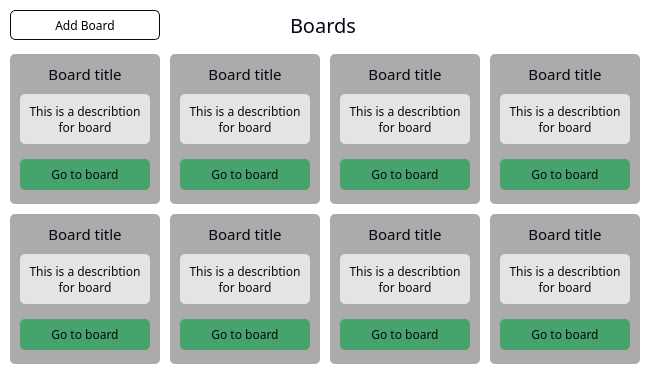
<?xml version="1.0" encoding="UTF-8"?>
<ui version="4.0">
 <class>MainWindow</class>
 <widget class="QMainWindow" name="MainWindow">
  <property name="geometry">
   <rect>
    <x>0</x>
    <y>0</y>
    <width>650</width>
    <height>379</height>
   </rect>
  </property>
  <property name="windowTitle">
   <string>ToDo List - Boards</string>
  </property>
  <property name="windowIcon">
   <iconset>
    <normaloff>../img/logo.png</normaloff>../img/logo.png</iconset>
  </property>
  <property name="styleSheet">
   <string notr="true">background-color: #fff; border-radius: 5px;</string>
  </property>
  <widget class="QWidget" name="centralwidget">
   <widget class="QPushButton" name="btn_close">
    <property name="geometry">
     <rect>
      <x>615</x>
      <y>15</y>
      <width>25</width>
      <height>25</height>
     </rect>
    </property>
    <property name="cursor">
     <cursorShape>PointingHandCursor</cursorShape>
    </property>
    <property name="text">
     <string/>
    </property>
    <property name="icon">
     <iconset>
      <normaloff>../img/close.png</normaloff>../img/close.png</iconset>
    </property>
    <property name="iconSize">
     <size>
      <width>20</width>
      <height>20</height>
     </size>
    </property>
   </widget>
   <widget class="QPushButton" name="btn_minimize">
    <property name="geometry">
     <rect>
      <x>585</x>
      <y>15</y>
      <width>25</width>
      <height>25</height>
     </rect>
    </property>
    <property name="cursor">
     <cursorShape>PointingHandCursor</cursorShape>
    </property>
    <property name="text">
     <string/>
    </property>
    <property name="icon">
     <iconset>
      <normaloff>../img/minimize.png</normaloff>../img/minimize.png</iconset>
    </property>
    <property name="iconSize">
     <size>
      <width>20</width>
      <height>20</height>
     </size>
    </property>
   </widget>
   <widget class="QLabel" name="main_title">
    <property name="geometry">
     <rect>
      <x>290</x>
      <y>10</y>
      <width>80</width>
      <height>30</height>
     </rect>
    </property>
    <property name="font">
     <font>
      <family>Sans Serif</family>
      <pointsize>15</pointsize>
     </font>
    </property>
    <property name="cursor">
     <cursorShape>ArrowCursor</cursorShape>
    </property>
    <property name="styleSheet">
     <string notr="true">color: #050813;</string>
    </property>
    <property name="text">
     <string>Boards</string>
    </property>
   </widget>
   <widget class="QFrame" name="frame">
    <property name="geometry">
     <rect>
      <x>0</x>
      <y>44</y>
      <width>650</width>
      <height>330</height>
     </rect>
    </property>
    <property name="frameShape">
     <enum>QFrame::StyledPanel</enum>
    </property>
    <property name="frameShadow">
     <enum>QFrame::Raised</enum>
    </property>
    <widget class="QFrame" name="board_item1">
     <property name="geometry">
      <rect>
       <x>10</x>
       <y>10</y>
       <width>150</width>
       <height>150</height>
      </rect>
     </property>
     <property name="sizePolicy">
      <sizepolicy hsizetype="Fixed" vsizetype="Fixed">
       <horstretch>0</horstretch>
       <verstretch>0</verstretch>
      </sizepolicy>
     </property>
     <property name="minimumSize">
      <size>
       <width>0</width>
       <height>0</height>
      </size>
     </property>
     <property name="styleSheet">
      <string notr="true">background-color: #ABABAB;</string>
     </property>
     <property name="frameShape">
      <enum>QFrame::StyledPanel</enum>
     </property>
     <property name="frameShadow">
      <enum>QFrame::Raised</enum>
     </property>
     <widget class="QLabel" name="board_title1">
      <property name="geometry">
       <rect>
        <x>0</x>
        <y>10</y>
        <width>150</width>
        <height>20</height>
       </rect>
      </property>
      <property name="font">
       <font>
        <family>Sans Serif</family>
        <pointsize>11</pointsize>
       </font>
      </property>
      <property name="styleSheet">
       <string notr="true">color: #050813;</string>
      </property>
      <property name="text">
       <string>Board title</string>
      </property>
      <property name="alignment">
       <set>Qt::AlignCenter</set>
      </property>
     </widget>
     <widget class="QLabel" name="board_dis1">
      <property name="geometry">
       <rect>
        <x>10</x>
        <y>40</y>
        <width>130</width>
        <height>50</height>
       </rect>
      </property>
      <property name="font">
       <font>
        <family>Sans Serif</family>
        <pointsize>9</pointsize>
       </font>
      </property>
      <property name="styleSheet">
       <string notr="true">background-color: #E4E4E4; color: #050813;</string>
      </property>
      <property name="text">
       <string>This is a describtion for board</string>
      </property>
      <property name="alignment">
       <set>Qt::AlignCenter</set>
      </property>
      <property name="wordWrap">
       <bool>true</bool>
      </property>
     </widget>
     <widget class="QPushButton" name="board_btn1">
      <property name="geometry">
       <rect>
        <x>10</x>
        <y>105</y>
        <width>130</width>
        <height>31</height>
       </rect>
      </property>
      <property name="font">
       <font>
        <family>Sans Serif</family>
        <pointsize>9</pointsize>
       </font>
      </property>
      <property name="cursor">
       <cursorShape>PointingHandCursor</cursorShape>
      </property>
      <property name="styleSheet">
       <string notr="true">background-color: #47A36C; color: #050813;</string>
      </property>
      <property name="text">
       <string>Go to board</string>
      </property>
     </widget>
    </widget>
    <widget class="QFrame" name="board_item4">
     <property name="geometry">
      <rect>
       <x>490</x>
       <y>10</y>
       <width>150</width>
       <height>150</height>
      </rect>
     </property>
     <property name="sizePolicy">
      <sizepolicy hsizetype="Fixed" vsizetype="Fixed">
       <horstretch>0</horstretch>
       <verstretch>0</verstretch>
      </sizepolicy>
     </property>
     <property name="minimumSize">
      <size>
       <width>0</width>
       <height>0</height>
      </size>
     </property>
     <property name="styleSheet">
      <string notr="true">background-color: #ABABAB;</string>
     </property>
     <property name="frameShape">
      <enum>QFrame::StyledPanel</enum>
     </property>
     <property name="frameShadow">
      <enum>QFrame::Raised</enum>
     </property>
     <widget class="QLabel" name="board_title4">
      <property name="geometry">
       <rect>
        <x>0</x>
        <y>10</y>
        <width>150</width>
        <height>20</height>
       </rect>
      </property>
      <property name="font">
       <font>
        <family>Sans Serif</family>
        <pointsize>11</pointsize>
       </font>
      </property>
      <property name="styleSheet">
       <string notr="true">color: #050813;</string>
      </property>
      <property name="text">
       <string>Board title</string>
      </property>
      <property name="alignment">
       <set>Qt::AlignCenter</set>
      </property>
     </widget>
     <widget class="QLabel" name="board_dis4">
      <property name="geometry">
       <rect>
        <x>10</x>
        <y>40</y>
        <width>130</width>
        <height>50</height>
       </rect>
      </property>
      <property name="font">
       <font>
        <family>Sans Serif</family>
        <pointsize>9</pointsize>
       </font>
      </property>
      <property name="styleSheet">
       <string notr="true">background-color: #E4E4E4; color: #050813;</string>
      </property>
      <property name="text">
       <string>This is a describtion for board</string>
      </property>
      <property name="alignment">
       <set>Qt::AlignCenter</set>
      </property>
      <property name="wordWrap">
       <bool>true</bool>
      </property>
     </widget>
     <widget class="QPushButton" name="board_btn4">
      <property name="geometry">
       <rect>
        <x>10</x>
        <y>105</y>
        <width>130</width>
        <height>31</height>
       </rect>
      </property>
      <property name="font">
       <font>
        <family>Sans Serif</family>
        <pointsize>9</pointsize>
       </font>
      </property>
      <property name="cursor">
       <cursorShape>PointingHandCursor</cursorShape>
      </property>
      <property name="styleSheet">
       <string notr="true">background-color: #47A36C; color: #050813;</string>
      </property>
      <property name="text">
       <string>Go to board</string>
      </property>
     </widget>
    </widget>
    <widget class="QFrame" name="board_item2">
     <property name="geometry">
      <rect>
       <x>170</x>
       <y>10</y>
       <width>150</width>
       <height>150</height>
      </rect>
     </property>
     <property name="sizePolicy">
      <sizepolicy hsizetype="Fixed" vsizetype="Fixed">
       <horstretch>0</horstretch>
       <verstretch>0</verstretch>
      </sizepolicy>
     </property>
     <property name="minimumSize">
      <size>
       <width>0</width>
       <height>0</height>
      </size>
     </property>
     <property name="styleSheet">
      <string notr="true">background-color: #ABABAB;</string>
     </property>
     <property name="frameShape">
      <enum>QFrame::StyledPanel</enum>
     </property>
     <property name="frameShadow">
      <enum>QFrame::Raised</enum>
     </property>
     <widget class="QLabel" name="board_title2">
      <property name="geometry">
       <rect>
        <x>0</x>
        <y>10</y>
        <width>150</width>
        <height>20</height>
       </rect>
      </property>
      <property name="font">
       <font>
        <family>Sans Serif</family>
        <pointsize>11</pointsize>
       </font>
      </property>
      <property name="styleSheet">
       <string notr="true">color: #050813;</string>
      </property>
      <property name="text">
       <string>Board title</string>
      </property>
      <property name="alignment">
       <set>Qt::AlignCenter</set>
      </property>
     </widget>
     <widget class="QLabel" name="board_dis2">
      <property name="geometry">
       <rect>
        <x>10</x>
        <y>40</y>
        <width>130</width>
        <height>50</height>
       </rect>
      </property>
      <property name="font">
       <font>
        <family>Sans Serif</family>
        <pointsize>9</pointsize>
       </font>
      </property>
      <property name="styleSheet">
       <string notr="true">background-color: #E4E4E4; color: #050813;</string>
      </property>
      <property name="text">
       <string>This is a describtion for board</string>
      </property>
      <property name="alignment">
       <set>Qt::AlignCenter</set>
      </property>
      <property name="wordWrap">
       <bool>true</bool>
      </property>
     </widget>
     <widget class="QPushButton" name="board_btn2">
      <property name="geometry">
       <rect>
        <x>10</x>
        <y>105</y>
        <width>130</width>
        <height>31</height>
       </rect>
      </property>
      <property name="font">
       <font>
        <family>Sans Serif</family>
        <pointsize>9</pointsize>
       </font>
      </property>
      <property name="cursor">
       <cursorShape>PointingHandCursor</cursorShape>
      </property>
      <property name="styleSheet">
       <string notr="true">background-color: #47A36C; color: #050813;</string>
      </property>
      <property name="text">
       <string>Go to board</string>
      </property>
     </widget>
    </widget>
    <widget class="QFrame" name="board_item3">
     <property name="geometry">
      <rect>
       <x>330</x>
       <y>10</y>
       <width>150</width>
       <height>150</height>
      </rect>
     </property>
     <property name="sizePolicy">
      <sizepolicy hsizetype="Fixed" vsizetype="Fixed">
       <horstretch>0</horstretch>
       <verstretch>0</verstretch>
      </sizepolicy>
     </property>
     <property name="minimumSize">
      <size>
       <width>0</width>
       <height>0</height>
      </size>
     </property>
     <property name="styleSheet">
      <string notr="true">background-color: #ABABAB;</string>
     </property>
     <property name="frameShape">
      <enum>QFrame::StyledPanel</enum>
     </property>
     <property name="frameShadow">
      <enum>QFrame::Raised</enum>
     </property>
     <widget class="QLabel" name="board_title3">
      <property name="geometry">
       <rect>
        <x>0</x>
        <y>10</y>
        <width>150</width>
        <height>20</height>
       </rect>
      </property>
      <property name="font">
       <font>
        <family>Sans Serif</family>
        <pointsize>11</pointsize>
       </font>
      </property>
      <property name="styleSheet">
       <string notr="true">color: #050813;</string>
      </property>
      <property name="text">
       <string>Board title</string>
      </property>
      <property name="alignment">
       <set>Qt::AlignCenter</set>
      </property>
     </widget>
     <widget class="QLabel" name="board_dis3">
      <property name="geometry">
       <rect>
        <x>10</x>
        <y>40</y>
        <width>130</width>
        <height>50</height>
       </rect>
      </property>
      <property name="font">
       <font>
        <family>Sans Serif</family>
        <pointsize>9</pointsize>
       </font>
      </property>
      <property name="styleSheet">
       <string notr="true">background-color: #E4E4E4; color: #050813;</string>
      </property>
      <property name="text">
       <string>This is a describtion for board</string>
      </property>
      <property name="alignment">
       <set>Qt::AlignCenter</set>
      </property>
      <property name="wordWrap">
       <bool>true</bool>
      </property>
     </widget>
     <widget class="QPushButton" name="board_btn3">
      <property name="geometry">
       <rect>
        <x>10</x>
        <y>105</y>
        <width>130</width>
        <height>31</height>
       </rect>
      </property>
      <property name="font">
       <font>
        <family>Sans Serif</family>
        <pointsize>9</pointsize>
       </font>
      </property>
      <property name="cursor">
       <cursorShape>PointingHandCursor</cursorShape>
      </property>
      <property name="styleSheet">
       <string notr="true">background-color: #47A36C; color: #050813;</string>
      </property>
      <property name="text">
       <string>Go to board</string>
      </property>
     </widget>
    </widget>
    <widget class="QFrame" name="board_item5">
     <property name="geometry">
      <rect>
       <x>10</x>
       <y>170</y>
       <width>150</width>
       <height>150</height>
      </rect>
     </property>
     <property name="sizePolicy">
      <sizepolicy hsizetype="Fixed" vsizetype="Fixed">
       <horstretch>0</horstretch>
       <verstretch>0</verstretch>
      </sizepolicy>
     </property>
     <property name="minimumSize">
      <size>
       <width>0</width>
       <height>0</height>
      </size>
     </property>
     <property name="styleSheet">
      <string notr="true">background-color: #ABABAB;</string>
     </property>
     <property name="frameShape">
      <enum>QFrame::StyledPanel</enum>
     </property>
     <property name="frameShadow">
      <enum>QFrame::Raised</enum>
     </property>
     <widget class="QLabel" name="board_title5">
      <property name="geometry">
       <rect>
        <x>0</x>
        <y>10</y>
        <width>150</width>
        <height>20</height>
       </rect>
      </property>
      <property name="font">
       <font>
        <family>Sans Serif</family>
        <pointsize>11</pointsize>
       </font>
      </property>
      <property name="styleSheet">
       <string notr="true">color: #050813;</string>
      </property>
      <property name="text">
       <string>Board title</string>
      </property>
      <property name="alignment">
       <set>Qt::AlignCenter</set>
      </property>
     </widget>
     <widget class="QLabel" name="board_dis5">
      <property name="geometry">
       <rect>
        <x>10</x>
        <y>40</y>
        <width>130</width>
        <height>50</height>
       </rect>
      </property>
      <property name="font">
       <font>
        <family>Sans Serif</family>
        <pointsize>9</pointsize>
       </font>
      </property>
      <property name="styleSheet">
       <string notr="true">background-color: #E4E4E4; color: #050813;</string>
      </property>
      <property name="text">
       <string>This is a describtion for board</string>
      </property>
      <property name="alignment">
       <set>Qt::AlignCenter</set>
      </property>
      <property name="wordWrap">
       <bool>true</bool>
      </property>
     </widget>
     <widget class="QPushButton" name="board_btn5">
      <property name="geometry">
       <rect>
        <x>10</x>
        <y>105</y>
        <width>130</width>
        <height>31</height>
       </rect>
      </property>
      <property name="font">
       <font>
        <family>Sans Serif</family>
        <pointsize>9</pointsize>
       </font>
      </property>
      <property name="cursor">
       <cursorShape>PointingHandCursor</cursorShape>
      </property>
      <property name="styleSheet">
       <string notr="true">background-color: #47A36C; color: #050813;</string>
      </property>
      <property name="text">
       <string>Go to board</string>
      </property>
     </widget>
    </widget>
    <widget class="QFrame" name="board_item6">
     <property name="geometry">
      <rect>
       <x>170</x>
       <y>170</y>
       <width>150</width>
       <height>150</height>
      </rect>
     </property>
     <property name="sizePolicy">
      <sizepolicy hsizetype="Fixed" vsizetype="Fixed">
       <horstretch>0</horstretch>
       <verstretch>0</verstretch>
      </sizepolicy>
     </property>
     <property name="minimumSize">
      <size>
       <width>0</width>
       <height>0</height>
      </size>
     </property>
     <property name="styleSheet">
      <string notr="true">background-color: #ABABAB;</string>
     </property>
     <property name="frameShape">
      <enum>QFrame::StyledPanel</enum>
     </property>
     <property name="frameShadow">
      <enum>QFrame::Raised</enum>
     </property>
     <widget class="QLabel" name="board_title6">
      <property name="geometry">
       <rect>
        <x>0</x>
        <y>10</y>
        <width>150</width>
        <height>20</height>
       </rect>
      </property>
      <property name="font">
       <font>
        <family>Sans Serif</family>
        <pointsize>11</pointsize>
       </font>
      </property>
      <property name="styleSheet">
       <string notr="true">color: #050813;</string>
      </property>
      <property name="text">
       <string>Board title</string>
      </property>
      <property name="alignment">
       <set>Qt::AlignCenter</set>
      </property>
     </widget>
     <widget class="QLabel" name="board_dis6">
      <property name="geometry">
       <rect>
        <x>10</x>
        <y>40</y>
        <width>130</width>
        <height>50</height>
       </rect>
      </property>
      <property name="font">
       <font>
        <family>Sans Serif</family>
        <pointsize>9</pointsize>
       </font>
      </property>
      <property name="styleSheet">
       <string notr="true">background-color: #E4E4E4; color: #050813;</string>
      </property>
      <property name="text">
       <string>This is a describtion for board</string>
      </property>
      <property name="alignment">
       <set>Qt::AlignCenter</set>
      </property>
      <property name="wordWrap">
       <bool>true</bool>
      </property>
     </widget>
     <widget class="QPushButton" name="board_btn6">
      <property name="geometry">
       <rect>
        <x>10</x>
        <y>105</y>
        <width>130</width>
        <height>31</height>
       </rect>
      </property>
      <property name="font">
       <font>
        <family>Sans Serif</family>
        <pointsize>9</pointsize>
       </font>
      </property>
      <property name="cursor">
       <cursorShape>PointingHandCursor</cursorShape>
      </property>
      <property name="styleSheet">
       <string notr="true">background-color: #47A36C; color: #050813;</string>
      </property>
      <property name="text">
       <string>Go to board</string>
      </property>
     </widget>
    </widget>
    <widget class="QFrame" name="board_item7">
     <property name="geometry">
      <rect>
       <x>330</x>
       <y>170</y>
       <width>150</width>
       <height>150</height>
      </rect>
     </property>
     <property name="sizePolicy">
      <sizepolicy hsizetype="Fixed" vsizetype="Fixed">
       <horstretch>0</horstretch>
       <verstretch>0</verstretch>
      </sizepolicy>
     </property>
     <property name="minimumSize">
      <size>
       <width>0</width>
       <height>0</height>
      </size>
     </property>
     <property name="styleSheet">
      <string notr="true">background-color: #ABABAB;</string>
     </property>
     <property name="frameShape">
      <enum>QFrame::StyledPanel</enum>
     </property>
     <property name="frameShadow">
      <enum>QFrame::Raised</enum>
     </property>
     <widget class="QLabel" name="board_title7">
      <property name="geometry">
       <rect>
        <x>0</x>
        <y>10</y>
        <width>150</width>
        <height>20</height>
       </rect>
      </property>
      <property name="font">
       <font>
        <family>Sans Serif</family>
        <pointsize>11</pointsize>
       </font>
      </property>
      <property name="styleSheet">
       <string notr="true">color: #050813;</string>
      </property>
      <property name="text">
       <string>Board title</string>
      </property>
      <property name="alignment">
       <set>Qt::AlignCenter</set>
      </property>
     </widget>
     <widget class="QLabel" name="board_dis7">
      <property name="geometry">
       <rect>
        <x>10</x>
        <y>40</y>
        <width>130</width>
        <height>50</height>
       </rect>
      </property>
      <property name="font">
       <font>
        <family>Sans Serif</family>
        <pointsize>9</pointsize>
       </font>
      </property>
      <property name="styleSheet">
       <string notr="true">background-color: #E4E4E4; color: #050813;</string>
      </property>
      <property name="text">
       <string>This is a describtion for board</string>
      </property>
      <property name="alignment">
       <set>Qt::AlignCenter</set>
      </property>
      <property name="wordWrap">
       <bool>true</bool>
      </property>
     </widget>
     <widget class="QPushButton" name="board_btn7">
      <property name="geometry">
       <rect>
        <x>10</x>
        <y>105</y>
        <width>130</width>
        <height>31</height>
       </rect>
      </property>
      <property name="font">
       <font>
        <family>Sans Serif</family>
        <pointsize>9</pointsize>
       </font>
      </property>
      <property name="cursor">
       <cursorShape>PointingHandCursor</cursorShape>
      </property>
      <property name="styleSheet">
       <string notr="true">background-color: #47A36C; color: #050813;</string>
      </property>
      <property name="text">
       <string>Go to board</string>
      </property>
     </widget>
    </widget>
    <widget class="QFrame" name="board_item8">
     <property name="geometry">
      <rect>
       <x>490</x>
       <y>170</y>
       <width>150</width>
       <height>150</height>
      </rect>
     </property>
     <property name="sizePolicy">
      <sizepolicy hsizetype="Fixed" vsizetype="Fixed">
       <horstretch>0</horstretch>
       <verstretch>0</verstretch>
      </sizepolicy>
     </property>
     <property name="minimumSize">
      <size>
       <width>0</width>
       <height>0</height>
      </size>
     </property>
     <property name="styleSheet">
      <string notr="true">background-color: #ABABAB;</string>
     </property>
     <property name="frameShape">
      <enum>QFrame::StyledPanel</enum>
     </property>
     <property name="frameShadow">
      <enum>QFrame::Raised</enum>
     </property>
     <widget class="QLabel" name="board_title8">
      <property name="geometry">
       <rect>
        <x>0</x>
        <y>10</y>
        <width>150</width>
        <height>20</height>
       </rect>
      </property>
      <property name="font">
       <font>
        <family>Sans Serif</family>
        <pointsize>11</pointsize>
       </font>
      </property>
      <property name="styleSheet">
       <string notr="true">color: #050813;</string>
      </property>
      <property name="text">
       <string>Board title</string>
      </property>
      <property name="alignment">
       <set>Qt::AlignCenter</set>
      </property>
     </widget>
     <widget class="QLabel" name="board_dis8">
      <property name="geometry">
       <rect>
        <x>10</x>
        <y>40</y>
        <width>130</width>
        <height>50</height>
       </rect>
      </property>
      <property name="font">
       <font>
        <family>Sans Serif</family>
        <pointsize>9</pointsize>
       </font>
      </property>
      <property name="styleSheet">
       <string notr="true">background-color: #E4E4E4; color: #050813;</string>
      </property>
      <property name="text">
       <string>This is a describtion for board</string>
      </property>
      <property name="alignment">
       <set>Qt::AlignCenter</set>
      </property>
      <property name="wordWrap">
       <bool>true</bool>
      </property>
     </widget>
     <widget class="QPushButton" name="board_btn8">
      <property name="geometry">
       <rect>
        <x>10</x>
        <y>105</y>
        <width>130</width>
        <height>31</height>
       </rect>
      </property>
      <property name="font">
       <font>
        <family>Sans Serif</family>
        <pointsize>9</pointsize>
       </font>
      </property>
      <property name="cursor">
       <cursorShape>PointingHandCursor</cursorShape>
      </property>
      <property name="styleSheet">
       <string notr="true">background-color: #47A36C; color: #050813;</string>
      </property>
      <property name="text">
       <string>Go to board</string>
      </property>
     </widget>
    </widget>
   </widget>
   <widget class="QPushButton" name="btn_addworkspace">
    <property name="geometry">
     <rect>
      <x>10</x>
      <y>10</y>
      <width>150</width>
      <height>30</height>
     </rect>
    </property>
    <property name="font">
     <font>
      <family>Sans Serif</family>
      <pointsize>9</pointsize>
     </font>
    </property>
    <property name="cursor">
     <cursorShape>PointingHandCursor</cursorShape>
    </property>
    <property name="styleSheet">
     <string notr="true">border: 1px solid #050813;</string>
    </property>
    <property name="text">
     <string>Add Board</string>
    </property>
    <property name="icon">
     <iconset>
      <normaloff>../img/plus.png</normaloff>../img/plus.png</iconset>
    </property>
   </widget>
   <widget class="QPushButton" name="btn_close_2">
    <property name="geometry">
     <rect>
      <x>555</x>
      <y>15</y>
      <width>25</width>
      <height>25</height>
     </rect>
    </property>
    <property name="cursor">
     <cursorShape>PointingHandCursor</cursorShape>
    </property>
    <property name="text">
     <string/>
    </property>
    <property name="icon">
     <iconset>
      <normaloff>../img/moon.png</normaloff>../img/moon.png</iconset>
    </property>
    <property name="iconSize">
     <size>
      <width>20</width>
      <height>20</height>
     </size>
    </property>
   </widget>
  </widget>
 </widget>
 <resources/>
 <connections>
  <connection>
   <sender>btn_close</sender>
   <signal>clicked()</signal>
   <receiver>MainWindow</receiver>
   <slot>close()</slot>
   <hints>
    <hint type="sourcelabel">
     <x>622</x>
     <y>27</y>
    </hint>
    <hint type="destinationlabel">
     <x>324</x>
     <y>189</y>
    </hint>
   </hints>
  </connection>
  <connection>
   <sender>btn_minimize</sender>
   <signal>clicked()</signal>
   <receiver>MainWindow</receiver>
   <slot>showMinimized()</slot>
   <hints>
    <hint type="sourcelabel">
     <x>592</x>
     <y>27</y>
    </hint>
    <hint type="destinationlabel">
     <x>324</x>
     <y>189</y>
    </hint>
   </hints>
  </connection>
 </connections>
</ui>
